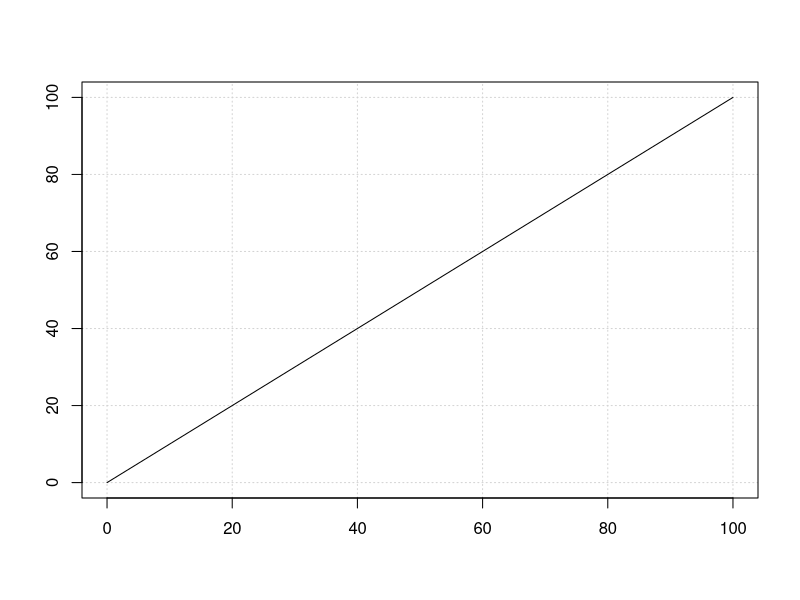

Generate this figure with R:
## ---- chunk 1
x<- c(0:100)
y<- c(0:100)
plot(x,y,xlab='', ylab='', type='l',pch = 19, panel.first = grid())
